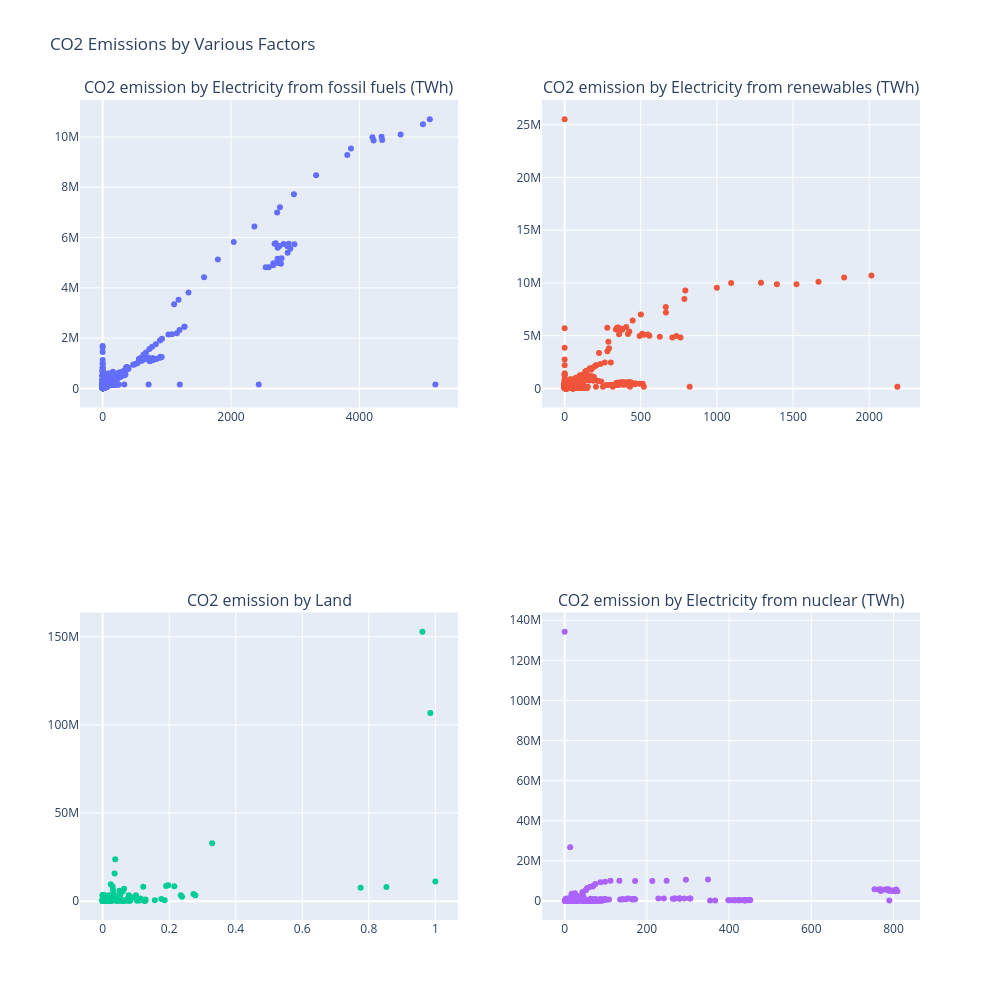

The code cell stored with this chart in its notebook:
### Code cell
#scatter plots visualize the relationship between CO2 emissions and various
columns_to_plot = [
    ('Electricity from fossil fuels (TWh)', 'CO2', 'CO2 emission by Electricity from fossil fuels (TWh)'),
    ('Electricity from renewables (TWh)', 'CO2', 'CO2 emission by Electricity from renewables (TWh)'),
    ('Land','CO2','CO2 emission by Land'),
    ('Electricity from nuclear (TWh)','CO2','CO2 emission by Electricity from nuclear (TWh)')
]

fig = make_subplots(rows=2, cols=2, subplot_titles=[title for _, _, title in columns_to_plot])

for i, (column, y_label, title) in enumerate(columns_to_plot, start=1):
    data = df_scaled.groupby(column)[y_label].sum().reset_index()
    
    # Add a scatter plot to the subplot
    fig.add_trace(
        go.Scatter(x=data[column], y=data[y_label], mode='markers', name=title),
        row=(i - 1) // 2 + 1,  # Calculate the subplot row
        col=(i - 1) % 2 + 1  # Calculate the subplot column
    )

# Update layout and display the plot
fig.update_layout(height=1000, width=1000, showlegend=False, title='CO2 Emissions by Various Factors')
fig.show()

### Figure 1 — Plotly figure (JSON) as saved in the notebook; plotly's stock layout.template omitted (floating-point values rounded to 4 significant figures; data arrays with more than 128 entries replaced by an {"elided": "..."} marker saying what was removed)
{"data": [{"mode": "markers", "name": "CO2 emission by Electricity from fossil fuels (TWh)", "type": "scatter", "x": {"elided": "1859 float values"}, "xaxis": "x", "y": {"elided": "1859 float values"}, "yaxis": "y"}, {"mode": "markers", "name": "CO2 emission by Electricity from renewables (TWh)", "type": "scatter", "x": {"elided": "1533 float values"}, "xaxis": "x2", "y": {"elided": "1533 float values"}, "yaxis": "y2"}, {"mode": "markers", "name": "CO2 emission by Land", "type": "scatter", "x": {"elided": "173 float values"}, "xaxis": "x3", "y": {"elided": "173 float values"}, "yaxis": "y3"}, {"mode": "markers", "name": "CO2 emission by Electricity from nuclear (TWh)", "type": "scatter", "x": {"elided": "548 float values"}, "xaxis": "x4", "y": {"elided": "548 float values"}, "yaxis": "y4"}], "layout": {"annotations": [{"font": {"size": 16}, "showarrow": false, "text": "CO2 emission by Electricity from fossil fuels (TWh)", "x": 0.225, "xanchor": "center", "xref": "paper", "y": 1, "yanchor": "bottom", "yref": "paper"}, {"font": {"size": 16}, "showarrow": false, "text": "CO2 emission by Electricity from renewables (TWh)", "x": 0.775, "xanchor": "center", "xref": "paper", "y": 1, "yanchor": "bottom", "yref": "paper"}, {"font": {"size": 16}, "showarrow": false, "text": "CO2 emission by Land", "x": 0.225, "xanchor": "center", "xref": "paper", "y": 0.375, "yanchor": "bottom", "yref": "paper"}, {"font": {"size": 16}, "showarrow": false, "text": "CO2 emission by Electricity from nuclear (TWh)", "x": 0.775, "xanchor": "center", "xref": "paper", "y": 0.375, "yanchor": "bottom", "yref": "paper"}], "height": 1000, "showlegend": false, "title": {"text": "CO2 Emissions by Various Factors"}, "width": 1000, "xaxis": {"anchor": "y", "domain": [0, 0.45]}, "xaxis2": {"anchor": "y2", "domain": [0.55, 1]}, "xaxis3": {"anchor": "y3", "domain": [0, 0.45]}, "xaxis4": {"anchor": "y4", "domain": [0.55, 1]}, "yaxis": {"anchor": "x", "domain": [0.625, 1]}, "yaxis2": {"anchor": "x2", "domain": [0.625, 1]}, "yaxis3": {"anchor": "x3", "domain": [0, 0.375]}, "yaxis4": {"anchor": "x4", "domain": [0, 0.375]}}}
